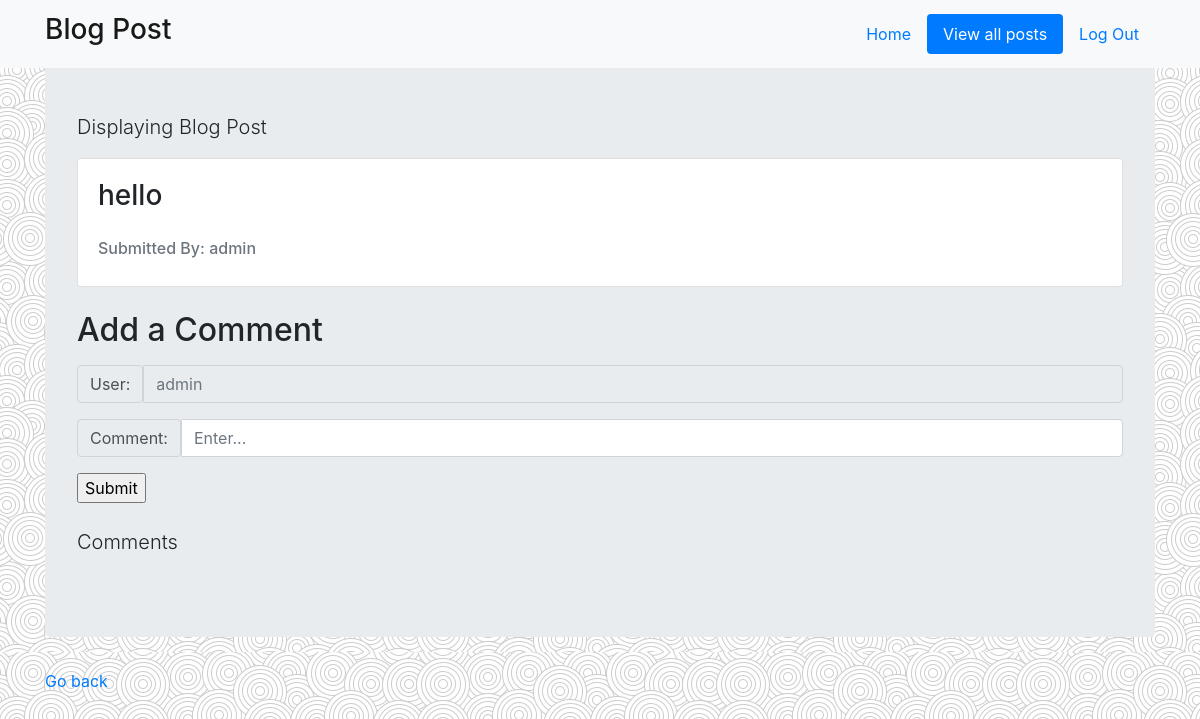
Screenshot of /view/12/ (signed in) with the database file from the repository.
### tables this page shows
CREATE TABLE "Blogs" (
	"id"	INTEGER PRIMARY KEY AUTOINCREMENT,
	"blogger_id"	INTEGER NOT NULL,
	"post"	TEXT NOT NULL
);

CREATE TABLE "Users" (
	"id"	INTEGER PRIMARY KEY AUTOINCREMENT,
	"username"	TEXT NOT NULL UNIQUE,
	"password"	TEXT NOT NULL
);

### blog.py (the view)
@app.route('/view/<int:id>/')
def view(id):
    if 'user_id' not in session:
        return render_template('sign_in.html')
    else:
        db = get_db()
        users_data = db.execute('SELECT * FROM Users')
        users = {}
        for user_data in users_data:
            user = []
            users[user_data['id']] = user_data['username']
        post_row = db.execute('SELECT * FROM Blogs WHERE id=?',(id,)).fetchall()
        post = {'blog_id':post_row[0][0],'question':post_row[0][2], 'blogger':users[post_row[0][1]]}
        comments = db.execute('SELECT * FROM Comments WHERE blog_id=?',(id,)).fetchall()
        return render_template('view.html', comments=comments, post=post, users=users, session=session)

### blog.py (called while the page is built)
def get_db():
    db = sqlite3.connect('blog.sqlite3')
    db.row_factory = sqlite3.Row
    return db

### templates/view.html (shortened to what this page needs)
{% extends "layout.html" %}
{% block body %}
<nav class="navbar fixed-top navbar-light bg-light">
  <div class="container">
    <a class="navbar-brand" href="#"><h3>Blog Post</h3></a>
    <ul class="nav nav-pills">
      <li class="nav-item">
        <a class="nav-link" href="/home">Home</a>
      </li>
      <li class="nav-item">
        <a class="nav-link active" href="/posts">View all posts</a>
      </li>
      <li class="nav-item">
        <a class="nav-link" href="/log_out">Log Out</a>
      </li>
    </ul>
  </div>
</nav>
<div class="jumbotron">
    <p class="lead">Displaying Blog Post</p>
    <div class="card">
      <div class="card-body">
        <h3 class="title">{{ post['question'] }}</h3><br>
        <h6 class="card-subtitle mb-2 text-muted">Submitted By: {{ post['blogger'] }}</h6>
      </div>
    </div>
    <br>
    <h2>Add a Comment</h2>
    <form action="{{ url_for('add_comment', blog_id=post['blog_id']) }}" method="POST">
        <div class="input-group my-3">
            <span class="input-group-text">User:</span>
            <input type="text" class="form-control" placeholder={{ users[session['user_id']] }} readonly>
        </div>
        <div class="input-group my-3">
            <span class="input-group-text">Comment:</span>
            <input type="text" class="form-control" name="comment" placeholder="Enter..." maxlength="2000">
        </div>
        <input type="submit">
    </form>
    <br>
    <p class="lead">Comments</p>
</div>
<p><a href="{{ url_for('posts') }}">Go back</a></p>
{% endblock %}

### rows the page displays
Blogs: question "hello"
Users: blogger "admin", username "admin"
